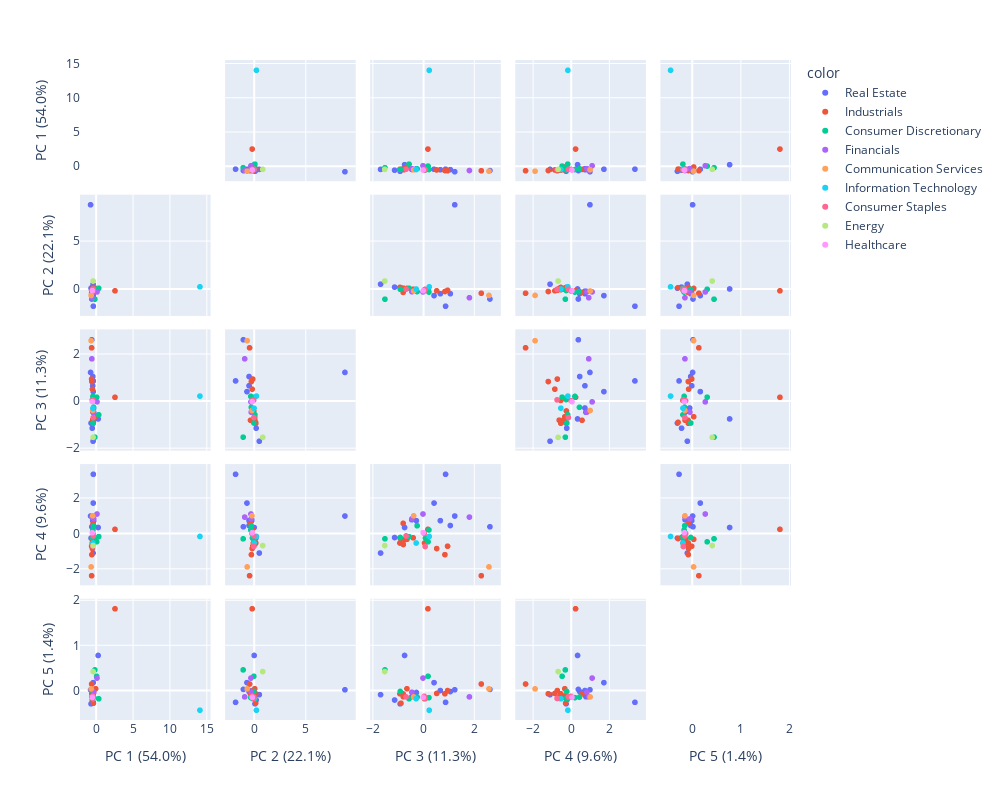

The notebook cell saved with this chart:
### Code cell
# Using plotly

components = pca.fit_transform(X_pca)
labels = {
    str(i): f"PC {i+1} ({var:.1f}%)"
    for i, var in enumerate(pca.explained_variance_ratio_ * 100)
}

fig = px.scatter_matrix(
    components,
    labels=labels,
    dimensions=range(5),
    color=y.flatten()
)
fig.update_traces(diagonal_visible=False)
fig.update_layout(
    autosize=False,
    width=1000,
    height=800,)
fig.show()

### Figure 1 — Plotly figure (JSON) as saved in the notebook; plotly's stock layout.template omitted (floating-point values rounded to 4 significant figures)
{"data": [{"diagonal": {"visible": false}, "dimensions": [{"axis": {"matches": true}, "label": "PC 1 (54.0%)", "values": [-0.5331, -0.385, -0.4528, -0.6944, -0.4674, -0.7573, -0.3119, -0.5941, -0.398, -0.4179, -0.4272, 0.2698]}, {"axis": {"matches": true}, "label": "PC 2 (22.1%)", "values": [0.2005, -1.799, -0.49, 0.08678, -0.4914, 8.82, -0.2221, -1.043, -0.691, 0.5077, -0.2196, 0.00591]}, {"axis": {"matches": true}, "label": "PC 3 (11.3%)", "values": [-1.134, 0.8772, 1.064, -0.916, 0.6708, 1.239, -0.2742, 2.628, 0.4224, -1.687, -0.4588, -0.7404]}, {"axis": {"matches": true}, "label": "PC 4 (9.6%)", "values": [-0.2186, 3.359, 0.4611, -0.2511, 0.736, 0.999, 0.7344, 0.3903, 1.731, -1.094, 0.7889, 0.3502]}, {"axis": {"matches": true}, "label": "PC 5 (1.4%)", "values": [-0.213, -0.2642, -0.02485, -0.2976, -0.001963, 0.01499, -0.04508, 0.02317, 0.1738, -0.09305, -0.1406, 0.7779]}], "hovertemplate": "color=Real Estate<br>%{xaxis.title.text}=%{x}<br>%{yaxis.title.text}=%{y}<extra></extra>", "legendgroup": "Real Estate", "marker": {"color": "#636efa", "symbol": "circle"}, "name": "Real Estate", "showlegend": true, "type": "splom"}, {"diagonal": {"visible": false}, "dimensions": [{"axis": {"matches": true}, "label": "PC 1 (54.0%)", "values": [-0.6147, -0.3735, -0.4617, -0.4363, -0.6155, 2.557, -0.5355, -0.3908, -0.4224, -0.5015, -0.4587, -0.5834, -0.0669]}, {"axis": {"matches": true}, "label": "PC 2 (22.1%)", "values": [-0.4413, 0.1443, 0.06183, 0.07211, -0.1314, -0.1861, -0.06859, 0.1672, -0.3501, -0.1863, -0.02054, -0.2597, 0.06281]}, {"axis": {"matches": true}, "label": "PC 3 (11.3%)", "values": [2.287, -0.8829, -0.7607, -0.7912, 0.9563, 0.1811, 0.04764, -0.9239, -0.7963, 0.5274, -0.4002, 0.8507, -0.6466]}, {"axis": {"matches": true}, "label": "PC 4 (9.6%)", "values": [-2.377, -0.2763, -0.3616, -0.6134, -0.7098, 0.2459, -0.5284, -0.5276, 0.5842, -0.8412, -0.2342, -1.187, -0.3202]}, {"axis": {"matches": true}, "label": "PC 5 (1.4%)", "values": [0.1438, -0.2838, -0.1237, -0.141, -0.00258, 1.815, -0.1851, -0.0737, -0.07715, -0.06648, -0.1387, -0.07379, 0.0382]}], "hovertemplate": "color=Industrials<br>%{xaxis.title.text}=%{x}<br>%{yaxis.title.text}=%{y}<extra></extra>", "legendgroup": "Industrials", "marker": {"color": "#EF553B", "symbol": "circle"}, "name": "Industrials", "showlegend": true, "type": "splom"}, {"diagonal": {"visible": false}, "dimensions": [{"axis": {"matches": true}, "label": "PC 1 (54.0%)", "values": [0.3504, -0.4958, -0.3405, -0.4261, -0.433, -0.1714, 0.06399]}, {"axis": {"matches": true}, "label": "PC 2 (22.1%)", "values": [0.08035, -0.1548, -0.2716, -0.02469, -0.3219, -1.063, -0.02399]}, {"axis": {"matches": true}, "label": "PC 3 (11.3%)", "values": [-0.5634, 0.08435, -0.2452, -0.9124, 0.2207, -1.515, 0.1871]}, {"axis": {"matches": true}, "label": "PC 4 (9.6%)", "values": [-0.1662, -0.2472, 0.4485, -0.2153, 0.2103, -0.2908, -0.4595]}, {"axis": {"matches": true}, "label": "PC 5 (1.4%)", "values": [-0.1844, -0.1786, -0.1482, -0.02155, -0.1596, 0.4566, 0.315]}], "hovertemplate": "color=Consumer Discretionary<br>%{xaxis.title.text}=%{x}<br>%{yaxis.title.text}=%{y}<extra></extra>", "legendgroup": "Consumer Discretionary", "marker": {"color": "#00cc96", "symbol": "circle"}, "name": "Consumer Discretionary", "showlegend": true, "type": "splom"}, {"diagonal": {"visible": false}, "dimensions": [{"axis": {"matches": true}, "label": "PC 1 (54.0%)", "values": [0.1161, -0.3066, -0.5823]}, {"axis": {"matches": true}, "label": "PC 2 (22.1%)", "values": [-0.3059, -0.285, -0.9118]}, {"axis": {"matches": true}, "label": "PC 3 (11.3%)", "values": [-0.01314, -0.4512, 1.818]}, {"axis": {"matches": true}, "label": "PC 4 (9.6%)", "values": [1.113, 0.8383, 0.9372]}, {"axis": {"matches": true}, "label": "PC 5 (1.4%)", "values": [0.2758, -0.03904, -0.1426]}], "hovertemplate": "color=Financials<br>%{xaxis.title.text}=%{x}<br>%{yaxis.title.text}=%{y}<extra></extra>", "legendgroup": "Financials", "marker": {"color": "#ab63fa", "symbol": "circle"}, "name": "Financials", "showlegend": true, "type": "splom"}, {"diagonal": {"visible": false}, "dimensions": [{"axis": {"matches": true}, "label": "PC 1 (54.0%)", "values": [-0.4663, -0.6818]}, {"axis": {"matches": true}, "label": "PC 2 (22.1%)", "values": [-0.2059, -0.67]}, {"axis": {"matches": true}, "label": "PC 3 (11.3%)", "values": [-0.3809, 2.589]}, {"axis": {"matches": true}, "label": "PC 4 (9.6%)", "values": [1.009, -1.879]}, {"axis": {"matches": true}, "label": "PC 5 (1.4%)", "values": [-0.1436, 0.03505]}], "hovertemplate": "color=Communication Services<br>%{xaxis.title.text}=%{x}<br>%{yaxis.title.text}=%{y}<extra></extra>", "legendgroup": "Communication Services", "marker": {"color": "#FFA15A", "symbol": "circle"}, "name": "Communication Services", "showlegend": true, "type": "splom"}, {"diagonal": {"visible": false}, "dimensions": [{"axis": {"matches": true}, "label": "PC 1 (54.0%)", "values": [14.08, -0.432]}, {"axis": {"matches": true}, "label": "PC 2 (22.1%)", "values": [0.2276, -0.00192]}, {"axis": {"matches": true}, "label": "PC 3 (11.3%)", "values": [0.2319, -0.283]}, {"axis": {"matches": true}, "label": "PC 4 (9.6%)", "values": [-0.1579, -0.527]}, {"axis": {"matches": true}, "label": "PC 5 (1.4%)", "values": [-0.4389, -0.1831]}], "hovertemplate": "color=Information Technology<br>%{xaxis.title.text}=%{x}<br>%{yaxis.title.text}=%{y}<extra></extra>", "legendgroup": "Information Technology", "marker": {"color": "#19d3f3", "symbol": "circle"}, "name": "Information Technology", "showlegend": true, "type": "splom"}, {"diagonal": {"visible": false}, "dimensions": [{"axis": {"matches": true}, "label": "PC 1 (54.0%)", "values": [-0.4283, -0.4562, -0.3921]}, {"axis": {"matches": true}, "label": "PC 2 (22.1%)", "values": [-0.207, -0.03384, -0.02008]}, {"axis": {"matches": true}, "label": "PC 3 (11.3%)", "values": [0.03294, 0.07116, -0.6811]}, {"axis": {"matches": true}, "label": "PC 4 (9.6%)", "values": [0.01199, -0.7243, -0.1283]}, {"axis": {"matches": true}, "label": "PC 5 (1.4%)", "values": [-0.1291, -0.1772, -0.1433]}], "hovertemplate": "color=Consumer Staples<br>%{xaxis.title.text}=%{x}<br>%{yaxis.title.text}=%{y}<extra></extra>", "legendgroup": "Consumer Staples", "marker": {"color": "#FF6692", "symbol": "circle"}, "name": "Consumer Staples", "showlegend": true, "type": "splom"}, {"diagonal": {"visible": false}, "dimensions": [{"axis": {"matches": true}, "label": "PC 1 (54.0%)", "values": [-0.4132]}, {"axis": {"matches": true}, "label": "PC 2 (22.1%)", "values": [0.8379]}, {"axis": {"matches": true}, "label": "PC 3 (11.3%)", "values": [-1.523]}, {"axis": {"matches": true}, "label": "PC 4 (9.6%)", "values": [-0.6711]}, {"axis": {"matches": true}, "label": "PC 5 (1.4%)", "values": [0.4197]}], "hovertemplate": "color=Energy<br>%{xaxis.title.text}=%{x}<br>%{yaxis.title.text}=%{y}<extra></extra>", "legendgroup": "Energy", "marker": {"color": "#B6E880", "symbol": "circle"}, "name": "Energy", "showlegend": true, "type": "splom"}, {"diagonal": {"visible": false}, "dimensions": [{"axis": {"matches": true}, "label": "PC 1 (54.0%)", "values": [-0.5132]}, {"axis": {"matches": true}, "label": "PC 2 (22.1%)", "values": [-0.1734]}, {"axis": {"matches": true}, "label": "PC 3 (11.3%)", "values": [-0.006347]}, {"axis": {"matches": true}, "label": "PC 4 (9.6%)", "values": [0.05827]}, {"axis": {"matches": true}, "label": "PC 5 (1.4%)", "values": [-0.1535]}], "hovertemplate": "color=Healthcare<br>%{xaxis.title.text}=%{x}<br>%{yaxis.title.text}=%{y}<extra></extra>", "legendgroup": "Healthcare", "marker": {"color": "#FF97FF", "symbol": "circle"}, "name": "Healthcare", "showlegend": true, "type": "splom"}], "layout": {"autosize": false, "dragmode": "select", "height": 800, "legend": {"title": {"text": "color"}, "tracegroupgap": 0}, "margin": {"t": 60}, "width": 1000, "xaxis": {"autorange": true, "range": [-2.19, 15.51], "type": "linear"}, "xaxis2": {"autorange": true, "range": [-2.825, 9.846], "type": "linear"}, "xaxis3": {"autorange": true, "range": [-2.104, 3.045], "type": "linear"}, "xaxis4": {"autorange": true, "range": [-2.93, 3.912], "type": "linear"}, "xaxis5": {"autorange": true, "range": [-0.6566, 2.033], "type": "linear"}, "yaxis": {"autorange": true, "range": [-2.19, 15.51], "type": "linear"}, "yaxis2": {"autorange": true, "range": [-2.825, 9.846], "type": "linear"}, "yaxis3": {"autorange": true, "range": [-2.104, 3.045], "type": "linear"}, "yaxis4": {"autorange": true, "range": [-2.93, 3.912], "type": "linear"}, "yaxis5": {"autorange": true, "range": [-0.6566, 2.033], "type": "linear"}}}
